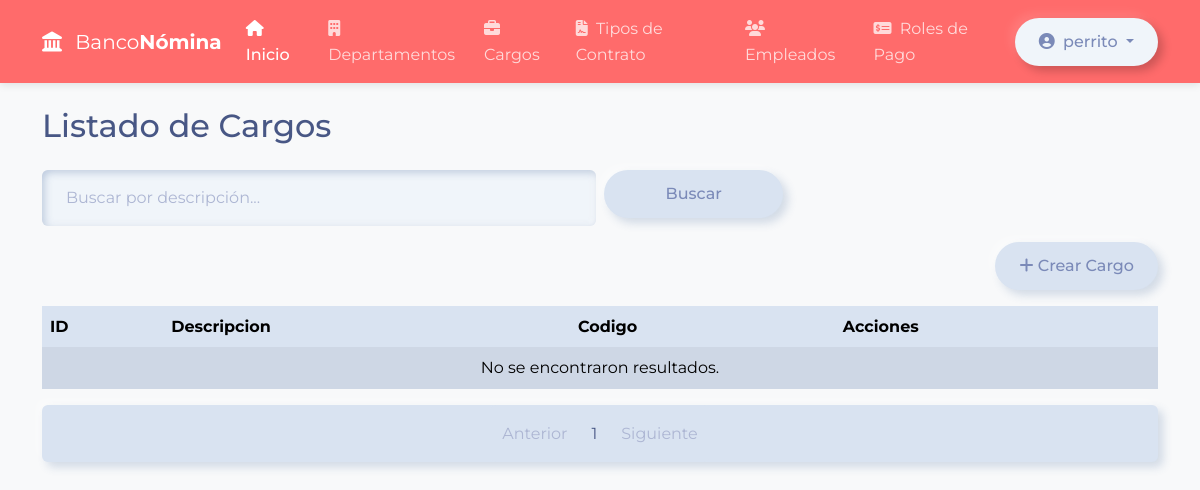
Before: /core/cargos/ (signed in) with the older database file.
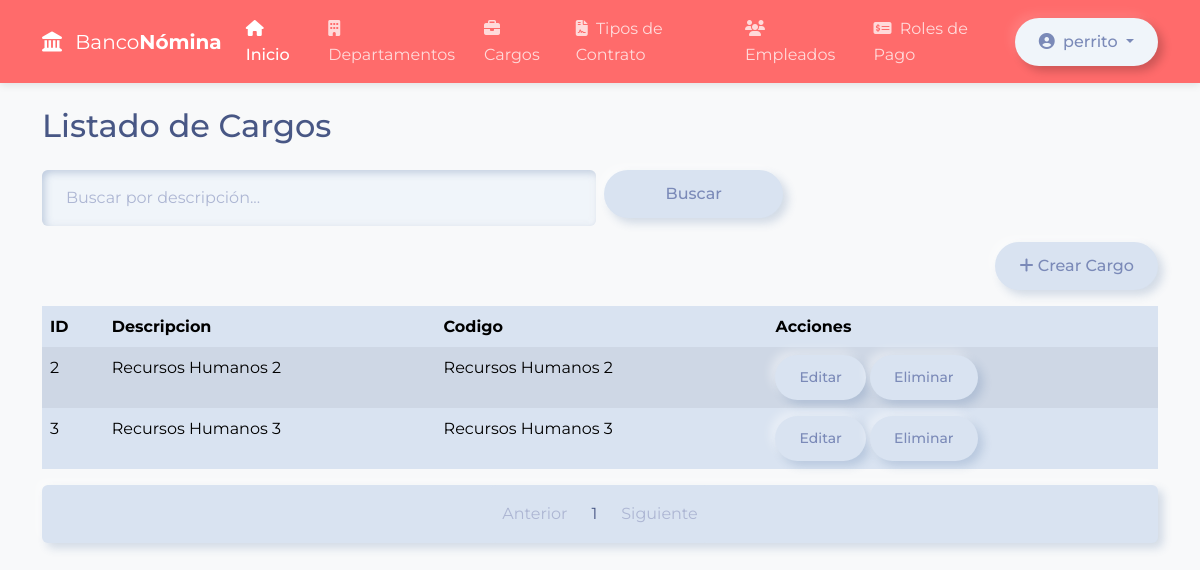
After: the same page with the newer database file.
### core/models.py (models this page shows)
class Cargo(models.Model):
    descripcion = models.CharField(max_length=100, unique=True, help_text="Nombre o descripción del cargo")
    nivel = models.PositiveSmallIntegerField(default=1, help_text="Nivel jerárquico del cargo (1-10)")
    responsabilidades = models.TextField(blank=True, help_text="Responsabilidades y funciones del cargo")
    salario_base = models.DecimalField(max_digits=10, decimal_places=2, null=True, blank=True, help_text="Salario base recomendado")
    def __str__(self):
        return self.descripcion
    class Meta:
        verbose_name = "Cargo"
        verbose_name_plural = "Cargos"
        ordering = ['nivel', 'descripcion']

### core/views.py (the view)
# urls.py: path('cargos/', views.Cargos, name='Cargos'),
@login_required
def Cargos(request):
    cargos = Cargo.objects.all()
    search_query = request.GET.get('q', '')
    if search_query:
        cargos = cargos.filter(descripcion__icontains=search_query)
    paginator = Paginator(cargos, 10)
    page_number = request.GET.get('page')
    page_obj = paginator.get_page(page_number)
    return render(request, 'cargo/cargo_list.html', {
        'cargos': page_obj,
        'search_query': search_query,
        'model_name': 'cargo',
        'title': 'Listado de Cargos',
        'fields': ['descripcion', 'codigo']  # Puedes personalizar aquí qué campos mostrar
    })

### core/templates/cargo/cargo_list.html (shortened to what this page needs)
{% extends "home.html" %}
{% block content %}
<div class="container py-4">
  <h2 class="mb-4">{{ title }}</h2>
  <form method="get" class="row g-2 mb-3">
    <div class="col-md-6">
      <input type="text" name="q" class="form-control" placeholder="Buscar por descripción..." value="{{ search_query }}">
    </div>
    <div class="col-md-2">
      <button type="submit" class="btn btn-primary w-100">Buscar</button>
    </div>
  </form>
  <div class="mb-3 text-end">
    <a href="{% url 'core:CrearCargo' %}" class="btn btn-success">
      <i class="fas fa-plus"></i> Crear {{ model_name|capfirst }}
    </a>
  </div>
  <div class="table-responsive">
    <table class="table table-striped table-bordered">
      <thead>
        <tr>
          <th>ID</th>
          {% for field in fields %}
            <th>{{ field|capfirst }}</th>
          {% endfor %}
          <th>Acciones</th>
        </tr>
      </thead>
      <tbody>
        {% for cargo in cargos %}
        <tr>
          <td>{{ cargo.id }}</td>
          {% for field in fields %}
            {% if field == 'descripcion' %}
              <td>{{ cargo.descripcion }}</td>
            {% elif field == 'nivel' %}
              <td>{{ cargo.nivel }}</td>
            {% elif field == 'responsabilidades' %}
              <td>{{ cargo.responsabilidades }}</td>
            {% elif field == 'salario_base' %}
              <td>{{ cargo.salario_base }}</td>
            {% else %}
              <td>{{ cargo|default_if_none:"-" }}</td>
            {% endif %}
          {% endfor %}
          <td>
            <a href="{% url 'core:UpdateCargo' cargo.id %}" class="btn btn-sm btn-warning">Editar</a>
            <a href="{% url 'core:delete_cargo' cargo.id %}" class="btn btn-sm btn-danger">Eliminar</a>
          </td>
        </tr>
        {% empty %}
        <tr><td colspan="99" class="text-center">No se encontraron resultados.</td></tr>
        {% endfor %}
      </tbody>
    </table>
  </div>
  <nav>
    <ul class="pagination justify-content-center">
      {% if cargos.has_previous %}
      <li class="page-item">
        <a class="page-link" href="?q={{ search_query }}&page={{ cargos.previous_page_number }}">Anterior</a>
      </li>
      {% else %}
      <li class="page-item disabled"><span class="page-link">Anterior</span></li>
      {% endif %}
      {% for num in cargos.paginator.page_range %}
        {% if cargos.number == num %}
          <li class="page-item active"><span class="page-link">{{ num }}</span></li>
        {% else %}
          <li class="page-item"><a class="page-link" href="?q={{ search_query }}&page={{ num }}">{{ num }}</a></li>
        {% endif %}
      {% endfor %}
      {% if cargos.has_next %}
      <li class="page-item">
        <a class="page-link" href="?q={{ search_query }}&page={{ cargos.next_page_number }}">Siguiente</a>
      </li>
      {% else %}
      <li class="page-item disabled"><span class="page-link">Siguiente</span></li>
      {% endif %}
    </ul>
  </nav>
</div>
{% endblock %}

Changed rows visible on the page:
added Cargo: id "2", descripcion "Recursos Humanos 2", fields "Recursos Humanos 2"
added Cargo: id "3", descripcion "Recursos Humanos 3", fields "Recursos Humanos 3"
Other visible differences:
text no longer shown: "No se encontraron resultados."
